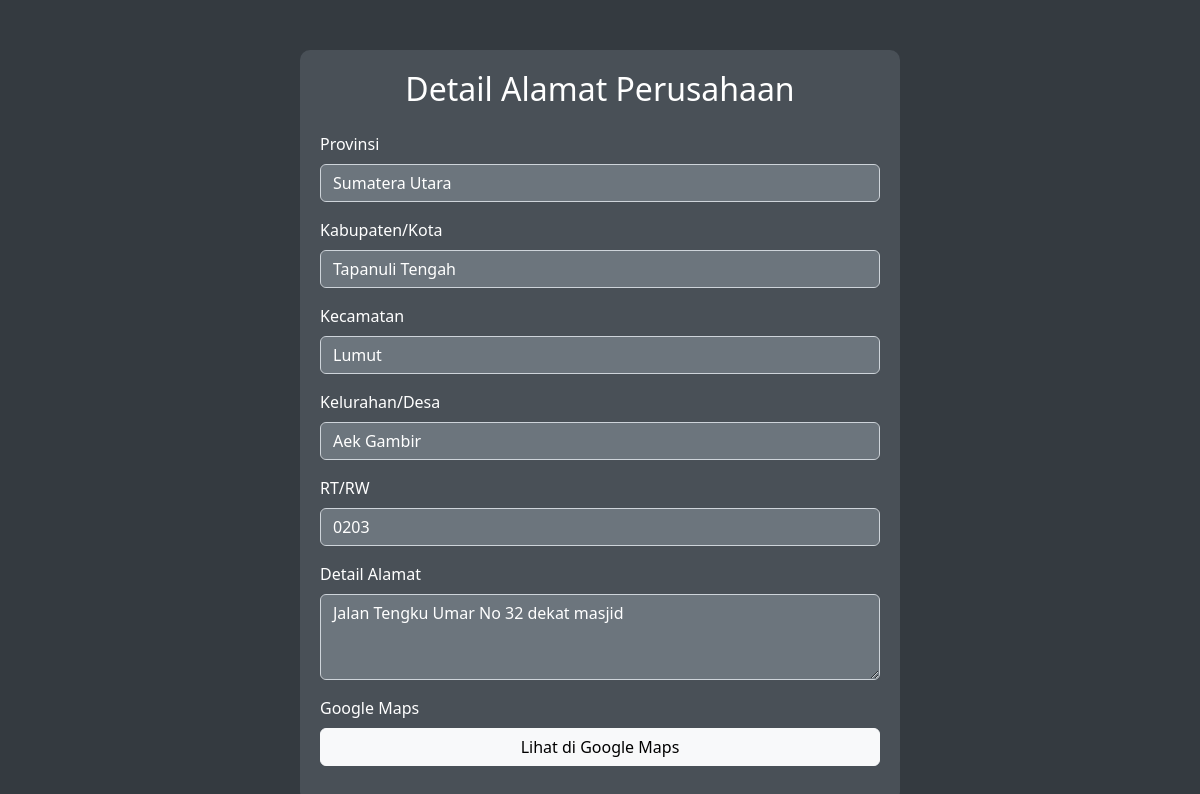
Page /display/popup.php (signed in) on the committed database.
### tables this page shows
CREATE TABLE `alamat_perusahaan` (
  `id` int(11) NOT NULL,
  `provinsi` varchar(255) DEFAULT NULL,
  `kabupaten_kota` varchar(255) DEFAULT NULL,
  `kecamatan` varchar(255) DEFAULT NULL,
  `kelurahan_desa` varchar(255) DEFAULT NULL,
  `rt_rw` varchar(20) DEFAULT NULL,
  `detail_alamat` text DEFAULT NULL,
  `link_maps` text DEFAULT NULL,
  `pelanggan_id` int(11) NOT NULL
);

### controllers/PopupController.php (called while the page is built, shortened)
<?php
require_once __DIR__ . '/../models/Popup.php';
require_once __DIR__ . '/../config/db_connection.php';
class PopupController {
    private $model;
    public function __construct() {
        $this->conn = Database::getConnection();
        $this->model = new Popup($this->conn);
    }
    public function showAlamatDetail() {
        $pelanggan_id = $_SESSION['user_id'];
        $data = $this->model->getAlamatPerusahaan($pelanggan_id);
        require_once __DIR__ . '/../views/popup_view.php';
    }
}
?>

### display/popup.php (called while the page is built, shortened)
<?php
require_once '../controllers/PopupController.php';
$controller = new PopupController();
$controller->showAlamatDetail();

### config/db_connection.php (called while the page is built, shortened)
<?php
class Database
{
    private static $host = 'localhost';
    private static $username = 'root';
    private static $password = '';
    private static $database = 'dtptelkomsat';
    private static $conn = null;
    public static function getConnection()
    {
        if (self::$conn === null) {
            self::$conn = new mysqli(self::$host, self::$username, self::$password, self::$database);
        }
        return self::$conn;
    }
}
?>

### models/Popup.php (called while the page is built, shortened)
<?php
class Popup {
    private $conn;
    public function __construct($db) {
        $this->conn = $db;
    }
    public function getAlamatPerusahaan($pelanggan_id) {
        $query = "SELECT * FROM alamat_perusahaan WHERE pelanggan_id = ?";
        $stmt = $this->conn->prepare($query);
        $stmt->bind_param("i", $pelanggan_id);
        $stmt->execute();
        $result = $stmt->get_result();
        $data = $result->fetch_assoc();
        return $data;
    }
}
?>

### views/popup_view.php (the view, shortened to what this page needs)
<!DOCTYPE html>
<html lang="id">
<head>
    <link href="https://cdn.jsdelivr.net/npm/bootstrap@5.3.3/dist/css/bootstrap.min.css" rel="stylesheet">
</head>
<body>
    <div class="container">
        <h2 class="text-center mb-4">Detail Alamat Perusahaan</h2>
        <?php if ($data): ?>
            <div class="mb-3">
                <label class="form-label">Provinsi</label>
                <input type="text" class="form-control" value="<?= $data['provinsi']; ?>" readonly>
            </div>
            <div class="mb-3">
                <label class="form-label">Kabupaten/Kota</label>
                <input type="text" class="form-control" value="<?= $data['kabupaten_kota']; ?>" readonly>
            </div>
            <div class="mb-3">
                <label class="form-label">Kecamatan</label>
                <input type="text" class="form-control" value="<?= $data['kecamatan']; ?>" readonly>
            </div>
            <div class="mb-3">
                <label class="form-label">Kelurahan/Desa</label>
                <input type="text" class="form-control" value="<?= $data['kelurahan_desa']; ?>" readonly>
            </div>
            <div class="mb-3">
                <label class="form-label">RT/RW</label>
                <input type="text" class="form-control" value="<?= $data['rt_rw']; ?>" readonly>
            </div>
            <div class="mb-3">
                <label class="form-label">Detail Alamat</label>
                <textarea class="form-control" rows="3" readonly><?= $data['detail_alamat']; ?></textarea>
            </div>
            <div class="mb-3">
                <label class="form-label">Google Maps</label>
                <a href="<?= $data['link_maps']; ?>" target="_blank" class="btn btn-light w-100">Lihat di Google Maps</a>
            </div>
        <?php else: ?>
            <p class="text-center">Data alamat tidak ditemukan.</p>
        <?php endif; ?>
    </div>
</body>
</html>

### views/popup_view.php (style rules this page uses)
body { background-color: #343a40; color: #ffffff; }
.container { max-width: 600px; background: #495057; padding: 20px; border-radius: 10px; margin-top: 50px; }
.form-control { background-color: #6c757d; color: #ffffff; border: 1px solid #ced4da; }

### rows in the picture
alamat_perusahaan: provinsi "Sumatera Utara", kabupaten_kota "Tapanuli Tengah", kecamatan "Lumut", kelurahan_desa "Aek Gambir", rt_rw "0203", detail_alamat "Jalan Tengku Umar No 32 dekat masjid"
